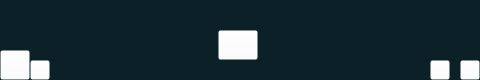
   <widget class="QWidget" name="downTabDownloadCompletion" native="true">
    <property name="geometry">
     <rect>
      <x>20</x>
      <y>340</y>
      <width>480</width>
      <height>80</height>
     </rect>
    </property>
    <property name="sizePolicy">
     <sizepolicy hsizetype="Fixed" vsizetype="Fixed">
      <horstretch>0</horstretch>
      <verstretch>0</verstretch>
     </sizepolicy>
    </property>
    <property name="toolTip">
     <string notr="true"/>
    </property>
    <property name="statusTip">
     <string notr="true"/>
    </property>
    <property name="whatsThis">
     <string notr="true"/>
    </property>
    <property name="styleSheet">
     <string notr="true">background-color: rgb(11, 32, 39);</string>
    </property>
    <widget class="QPushButton" name="btnOpenDownloadFolder">
     <property name="enabled">
      <bool>true</bool>
     </property>
     <property name="geometry">
      <rect>
       <x>460</x>
       <y>60</y>
       <width>20</width>
       <height>20</height>
      </rect>
     </property>
     <property name="sizePolicy">
      <sizepolicy hsizetype="Fixed" vsizetype="Fixed">
       <horstretch>0</horstretch>
       <verstretch>0</verstretch>
      </sizepolicy>
     </property>
     <property name="font">
      <font>
       <family>Quicksand Medium</family>
       <pointsize>9</pointsize>
       <weight>50</weight>
       <italic>false</italic>
       <bold>false</bold>
      </font>
     </property>
     <property name="cursor">
      <cursorShape>PointingHandCursor</cursorShape>
     </property>
     <property name="toolTip">
      <string notr="true"/>
     </property>
     <property name="statusTip">
      <string notr="true"/>
     </property>
     <property name="whatsThis">
      <string notr="true"/>
     </property>
     <property name="styleSheet">
      <string notr="true">QPushButton {background-color: rgba(255, 255, 255, 0); image: url(assets/folder_black-and-white.png);}
QPushButton:hover {background-color: rgba(255, 255, 255, 0); image: url(assets/folder_colored.png);}</string>
     </property>
     <property name="text">
      <string notr="true"/>
     </property>
    </widget>
    <widget class="QPushButton" name="btnPlayDownloadedVideo">
     <property name="enabled">
      <bool>true</bool>
     </property>
     <property name="geometry">
      <rect>
       <x>430</x>
       <y>60</y>
       <width>20</width>
       <height>20</height>
      </rect>
     </property>
     <property name="sizePolicy">
      <sizepolicy hsizetype="Fixed" vsizetype="Fixed">
       <horstretch>0</horstretch>
       <verstretch>0</verstretch>
      </sizepolicy>
     </property>
     <property name="font">
      <font>
       <family>Quicksand Medium</family>
       <pointsize>9</pointsize>
       <weight>50</weight>
       <italic>false</italic>
       <bold>false</bold>
      </font>
     </property>
     <property name="cursor">
      <cursorShape>PointingHandCursor</cursorShape>
     </property>
     <property name="toolTip">
      <string notr="true"/>
     </property>
     <property name="statusTip">
      <string notr="true"/>
     </property>
     <property name="whatsThis">
      <string notr="true"/>
     </property>
     <property name="styleSheet">
      <string notr="true">QPushButton {background-color: rgba(255, 255, 255, 0); image: url(assets/play_black-and-white.png);}
QPushButton:hover {background-color: rgba(255, 255, 255, 0); image: url(assets/play_colored.png);}</string>
     </property>
     <property name="text">
      <string notr="true"/>
     </property>
    </widget>
    <widget class="QPushButton" name="btnOpenCoderGithub">
     <property name="enabled">
      <bool>true</bool>
     </property>
     <property name="geometry">
      <rect>
       <x>0</x>
       <y>50</y>
       <width>30</width>
       <height>30</height>
      </rect>
     </property>
     <property name="sizePolicy">
      <sizepolicy hsizetype="Fixed" vsizetype="Fixed">
       <horstretch>0</horstretch>
       <verstretch>0</verstretch>
      </sizepolicy>
     </property>
     <property name="font">
      <font>
       <family>Quicksand Medium</family>
       <pointsize>9</pointsize>
       <weight>50</weight>
       <italic>false</italic>
       <bold>false</bold>
      </font>
     </property>
     <property name="cursor">
      <cursorShape>PointingHandCursor</cursorShape>
     </property>
     <property name="toolTip">
      <string notr="true"/>
     </property>
     <property name="statusTip">
      <string notr="true"/>
     </property>
     <property name="whatsThis">
      <string notr="true"/>
     </property>
     <property name="styleSheet">
      <string notr="true">QPushButton {background-color: rgba(255, 255, 255, 0); image: url(assets/github_black-and-white.png);}
QPushButton:hover {background-color: rgba(255, 255, 255, 0); image: url(assets/github_colored.png);}</string>
     </property>
     <property name="text">
      <string notr="true"/>
     </property>
    </widget>
    <widget class="QPushButton" name="btnUpdateChecker">
     <property name="enabled">
      <bool>true</bool>
     </property>
     <property name="geometry">
      <rect>
       <x>30</x>
       <y>60</y>
       <width>20</width>
       <height>20</height>
      </rect>
     </property>
     <property name="sizePolicy">
      <sizepolicy hsizetype="Fixed" vsizetype="Fixed">
       <horstretch>0</horstretch>
       <verstretch>0</verstretch>
      </sizepolicy>
     </property>
     <property name="font">
      <font>
       <family>Quicksand Medium</family>
       <pointsize>9</pointsize>
       <weight>50</weight>
       <italic>false</italic>
       <bold>false</bold>
      </font>
     </property>
     <property name="cursor">
      <cursorShape>PointingHandCursor</cursorShape>
     </property>
     <property name="toolTip">
      <string notr="true"/>
     </property>
     <property name="statusTip">
      <string notr="true"/>
     </property>
     <property name="whatsThis">
      <string notr="true"/>
     </property>
     <property name="styleSheet">
      <string notr="true">QPushButton {background-color: rgba(255, 255, 255, 0); image: url(assets/updateChecker_black-and-white.png);}
QPushButton:hover {background-color: rgba(255, 255, 255, 0); image: url(assets/updateChecker_colored.png);}</string>
     </property>
     <property name="text">
      <string notr="true"/>
     </property>
    </widget>
    <widget class="QPushButton" name="btnBackToHome">
     <property name="enabled">
      <bool>true</bool>
     </property>
     <property name="geometry">
      <rect>
       <x>218</x>
       <y>30</y>
       <width>40</width>
       <height>30</height>
      </rect>
     </property>
     <property name="sizePolicy">
      <sizepolicy hsizetype="Fixed" vsizetype="Fixed">
       <horstretch>0</horstretch>
       <verstretch>0</verstretch>
      </sizepolicy>
     </property>
     <property name="font">
      <font>
       <family>Quicksand Medium</family>
       <pointsize>9</pointsize>
       <weight>50</weight>
       <italic>false</italic>
       <bold>false</bold>
      </font>
     </property>
     <property name="cursor">
      <cursorShape>PointingHandCursor</cursorShape>
     </property>
     <property name="toolTip">
      <string notr="true"/>
     </property>
     <property name="statusTip">
      <string notr="true"/>
     </property>
     <property name="whatsThis">
      <string notr="true"/>
     </property>
     <property name="styleSheet">
      <string notr="true">QPushButton {background-color: rgba(255, 255, 255, 0); image: url(assets/backArrow_black-and-white.png);}
QPushButton:hover {background-color: rgba(255, 255, 255, 0); image: url(assets/backArrow_colored.png);}</string>
     </property>
     <property name="text">
      <string notr="true"/>
     </property>
    </widget>
   </widget>
